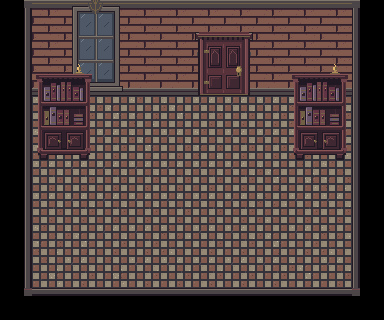

A level layout from a 2D game, rendered from its tile map. Below: a short description, then the map file with its tile-grid data intact:
An orthogonal 12x10 tile map with 32x32 px tiles, 4 tile layers (Floors, Walls, Architecture, Existing furniture), 3 tilesets.

<map version="1.10" orientation="orthogonal" renderorder="right-down" width="12" height="10" tilewidth="32" tileheight="32" infinite="0" nextlayerid="5" nextobjectid="1">
  <tileset firstgid="1" source="../floors.tsx" />
  <tileset firstgid="321" source="../walls.tsx" />
  <tileset firstgid="961" source="../architecture.tsx" />
  <layer id="1" name="Floors" width="12" height="10">
    <data encoding="csv">
0,0,0,0,0,0,0,0,0,0,0,0,
0,225,231,229,225,227,231,225,225,225,229,0,
0,225,225,225,233,225,231,225,233,225,225,0,
0,225,225,229,227,229,225,225,225,231,225,0,
0,227,229,225,229,225,227,225,225,225,233,0,
0,225,225,225,225,225,225,225,229,233,227,0,
0,225,225,225,225,225,225,225,231,225,225,0,
0,227,229,225,225,231,225,225,229,225,231,0,
0,233,225,233,225,225,225,225,225,229,225,0,
0,0,0,0,0,0,0,0,0,0,0,0
</data>
  </layer>
  <layer id="2" name="Walls" width="12" height="10">
    <data encoding="csv">
787,769,779,780,769,769,781,782,769,769,769,788,
785,770,795,796,770,770,797,798,770,770,770,786,
785,771,811,812,771,771,813,814,771,771,771,786,
785,0,0,0,0,0,0,0,0,0,0,786,
785,0,0,0,0,0,0,0,0,0,0,786,
785,0,0,0,0,0,0,0,0,0,0,786,
785,0,0,0,0,0,0,0,0,0,0,786,
785,0,0,0,0,0,0,0,0,0,0,786,
785,0,0,0,0,0,0,0,0,0,0,786,
789,784,784,784,784,784,784,784,784,784,784,790
</data>
  </layer>
  <layer id="3" name="Architecture" width="12" height="10">
    <data encoding="csv">
0,0,0,0,0,0,0,0,0,0,0,0,
0,0,0,0,0,0,1985,1986,0,0,0,0,
0,0,0,0,0,0,2001,2002,0,0,0,0,
0,0,0,0,0,0,0,0,0,0,0,0,
0,0,0,0,0,0,0,0,0,0,0,0,
0,0,0,0,0,0,0,0,0,0,0,0,
0,0,0,0,0,0,0,0,0,0,0,0,
0,0,0,0,0,0,0,0,0,0,0,0,
0,0,0,0,0,0,0,0,0,0,0,0,
0,0,0,0,0,0,0,0,0,0,0,0
</data>
  </layer>
  <layer id="4" name="Existing furniture" width="12" height="10">
    <data encoding="csv">
0,0,0,0,0,0,0,0,0,0,0,0,
0,0,0,0,0,0,0,0,0,0,0,0,
0,1989,1990,0,0,0,0,0,0,1989,1990,0,
0,2005,2006,0,0,0,0,0,0,2005,2006,0,
0,2021,2022,0,0,0,0,0,0,2021,2022,0,
0,0,0,0,0,0,0,0,0,0,0,0,
0,0,0,0,0,0,0,0,0,0,0,0,
0,0,0,0,0,0,0,0,0,0,0,0,
0,0,0,0,0,0,0,0,0,0,0,0,
0,0,0,0,0,0,0,0,0,0,0,0
</data>
  </layer>
</map>
